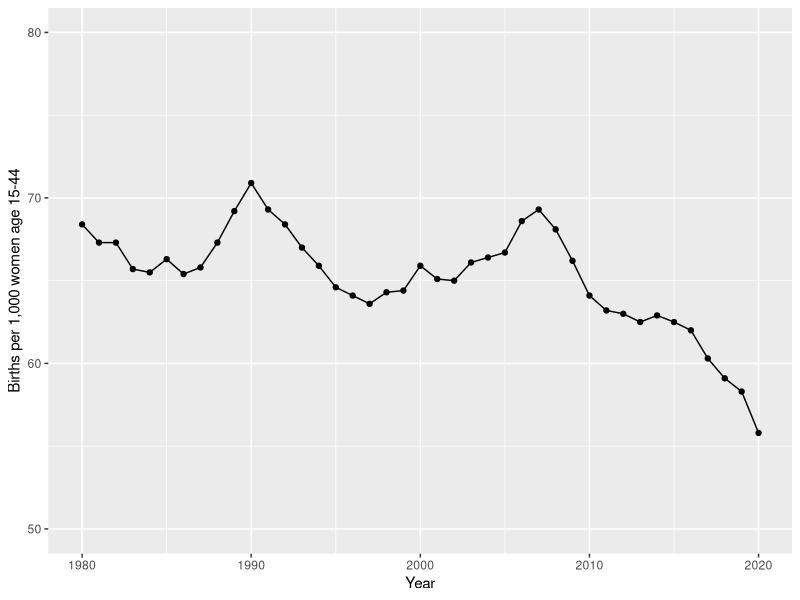

This figure's R source:
#### load the libraies we need ####
library(tidyverse)
library(dplyr)
library(here)
library(ggplot2)

US_birth_date_from_1985_to_2020 <- read_csv(here::here("inputs/data/Birthrate.csv"))

ggplot(data=US_birth_date_from_1985_to_2020, aes(x=`year`, y=`brate_all`, group=1)) +
  geom_line()+
  geom_point() +
  ylim(50, 80) +
  xlab("Year") + ylab("Births per 1,000 women age 15-44")

